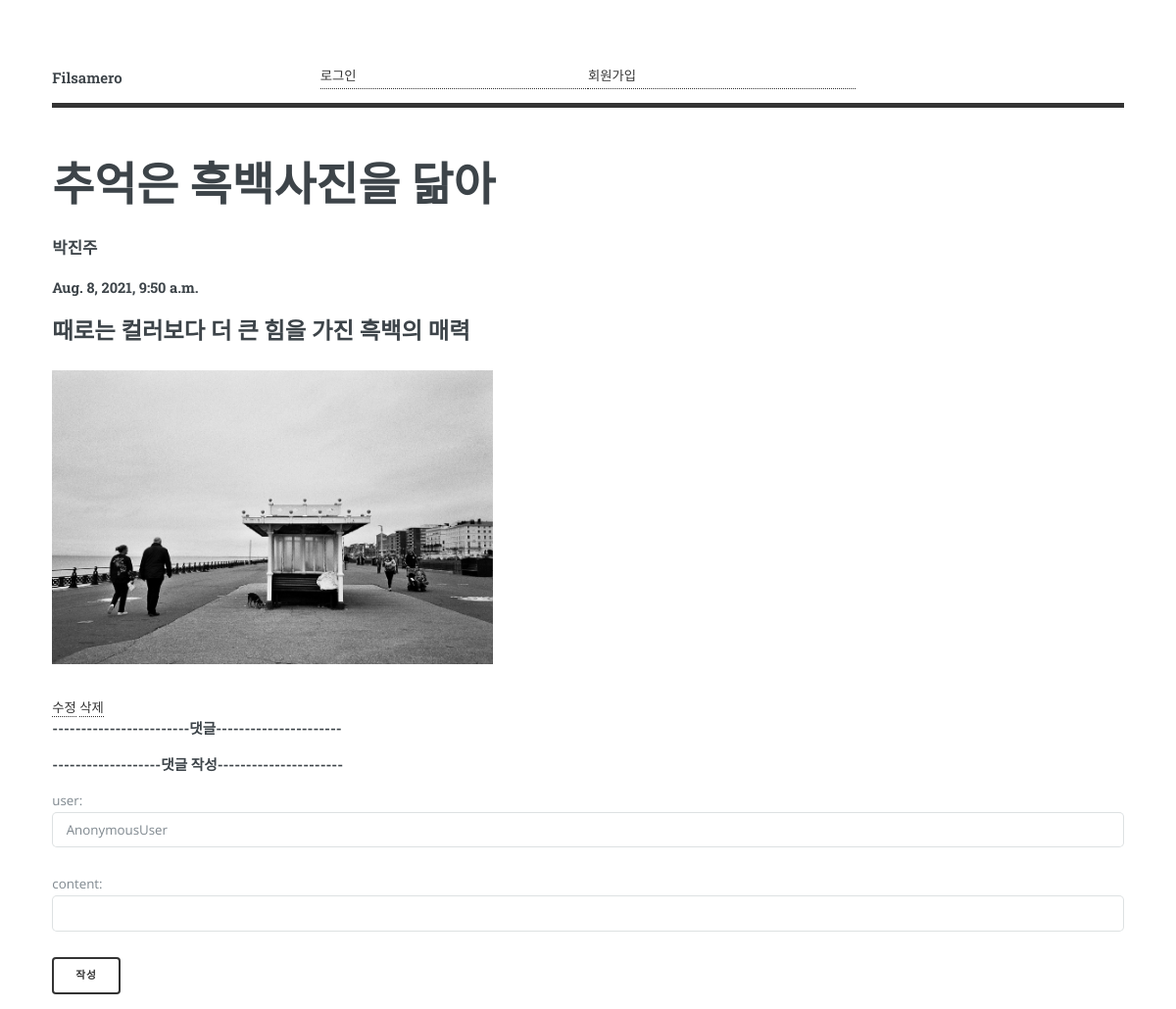
/detail/2/, run on an earlier commit of the app's database.
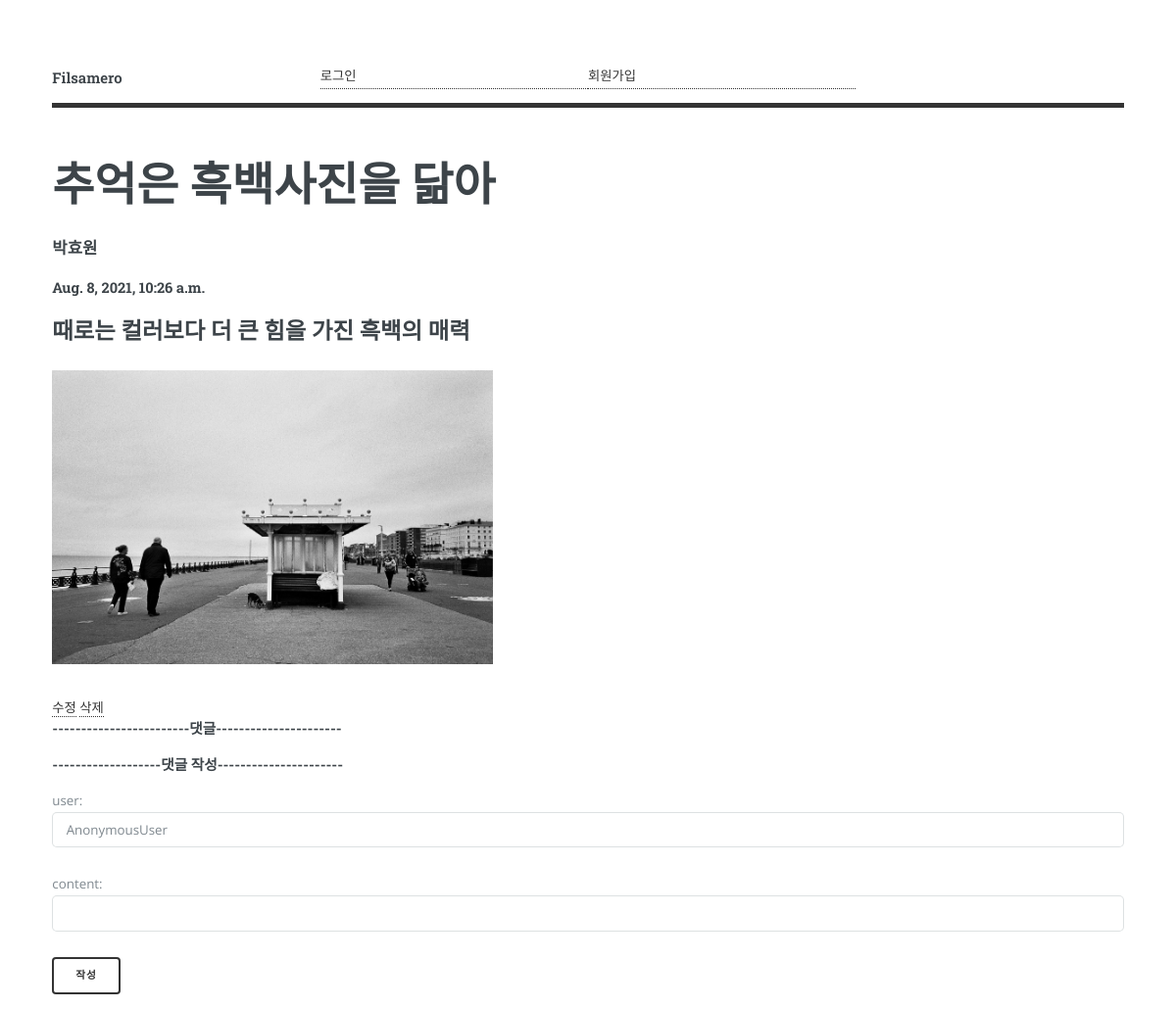
And on a later commit of the database.
### blogApp/models.py (models this page shows, shortened)
class Blog(models.Model):
    objects = models.Manager()
    title = models.CharField(max_length=100)
    writer = models.CharField(max_length=100)
    pub_date = models.DateTimeField()
    body = models.TextField()
    image = models.ImageField(upload_to = 'images/', default = "")

### blogApp/views.py (the view)
# urls.py: path('detail/<int:id>/', detail, name="detail"),  # detail 페이지
def detail(request,id):
    detail_data = get_object_or_404(Blog,pk=id)
    comments = Comment.objects.filter(blog_id = id)
    context= {
        'title' : detail_data.title,
        'writer' : detail_data.writer,
        'pub_date' : detail_data.pub_date,
        'body' : detail_data.body,
        'id' : id,
        'comments' : comments,
        'image' : detail_data.image
    }
    return render(request,'community_detail.html',context)

### blogApp/templates/community_detail.html (shortened to what this page needs)
{% load static %}
<!DOCTYPE html>
<html>
  <head>
    <link rel="stylesheet" href="{% static 'css/main.css' %}" />
  </head>
  <body class="is-preload">
    <div id="wrapper">
		<div id="main">
		  <div class="inner">
			<header id="header">
				<a href="{% url 'mainpage' %}" class="logo"><strong>Filsamero</strong></a>
				{% if user.is_authenticated %}
				<a href = "{% url 'logout' %}" >로그아웃</a>
				{% else %}
				<a href = "{% url 'login' %}" >로그인</a>
				<a href = "{% url 'signup' %}">회원가입</a>
				{% endif %}
			  <ul class="icons">
			  </ul>
			</header>
			<section id="banner">
			  <div class="content">
                <h1>{{title}}</h1>
                <h3>{{writer}}</h3>
                <h4>{{pub_date}}</h4>
                <h2>{{body}}</h2>
                <img src="{{image.url}}" height="300"/>
                <a href="{% url 'update_page' id %}">수정</a>
                <a href="{% url 'delete' id %}">삭제</a>
                <h4>------------------------댓글----------------------</h4>
                <h4>-------------------댓글 작성----------------------</h4>
                <form action="{% url 'create_comment' id %}" method="POST" enctype="multipart/form-data">
                    <p>user: <input type="text" name="user" value="{{user}}"></p>
                    <p>content: <input type="text" name="content" value="{{content}}"></p>
                    <button type="submit">작성</button>
                </form>
			  </div>
			</section>
		  </div>
		</div>
	  </div>
	</body>
  </html>

What changed in the data, as far as the page shows it:
changed Blog "추억은 흑백사진을 닮아": writer "박진주" → "박효원"; pub_date "Aug. 8, 2021, 9:50 a.m." → "Aug. 8, 2021, 10:26 a.m."
